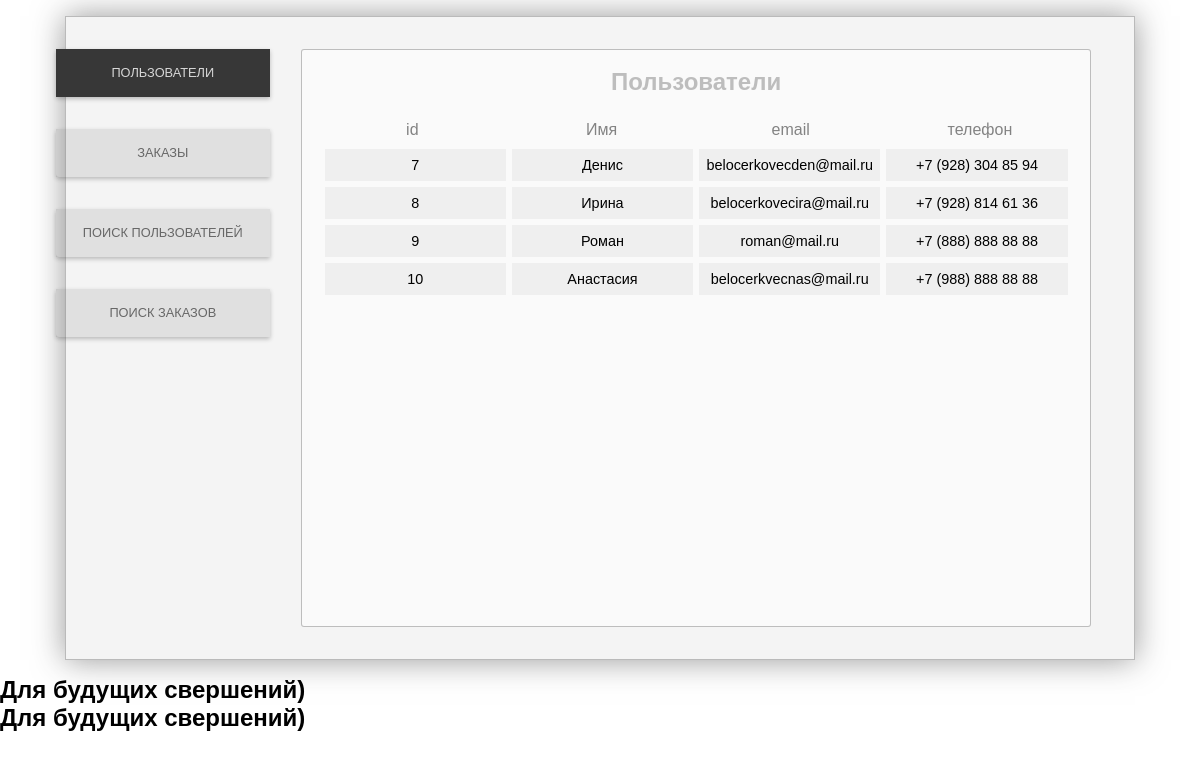
/graduation_projects/burgers/php/admin.php, run on an earlier commit of the app's database.
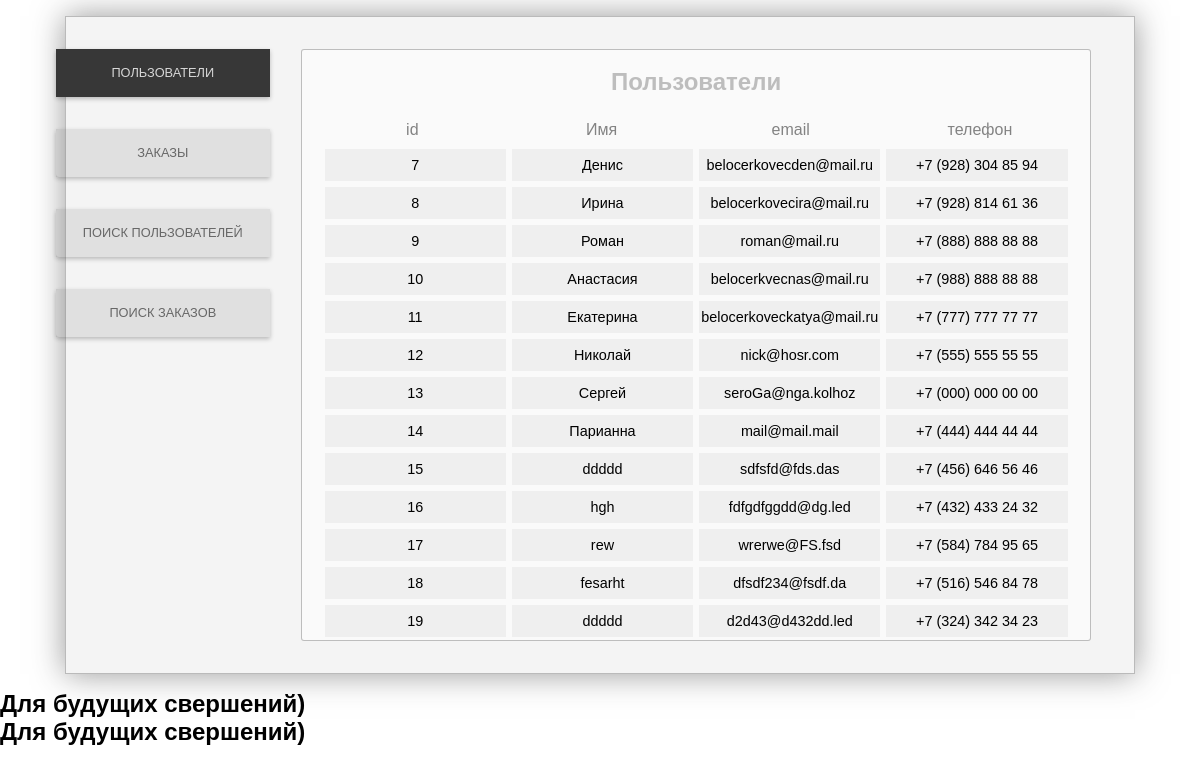
And on a later commit of the database.
### tables this page shows
CREATE TABLE IF NOT EXISTS `users` (
  `id` int(11) NOT NULL,
  `name` varchar(100) NOT NULL,
  `email` varchar(100) NOT NULL,
  `phone` varchar(30) NOT NULL
);

### graduation_projects/burgers/php/admin.php (the view, shortened to what this page needs)
<!doctype html>
<html lang="en">
<head>
    <link rel="stylesheet" href="css/style.css">
</head>
<body>
<div class="container">
    <nav class="menu">
        <ul>
            <li><a class="menu_color users" href="#"  id="active">пользователи</a>
            <li><a class="menu_color orders" href="#">заказы</a>
            <li><a class="menu_color search_users" href="#">поиск пользователей</a>
            <li><a class="menu_color search_orders" href="#">поиск заказов</a>
        </ul>
    </nav>
    <div class="wrap content">
        <?php
        $connection = mysqli_connect('localhost', 'root', '', 'burgers', 3306);
        mysqli_query($connection, 'SET NAMES "UTF-8"');
        $search_users = "SELECT * FROM users";
        $res_users = mysqli_query($connection, $search_users) or die('Ошибка поиска записи: ' . mysqli_error($connection));
        $res = mysqli_fetch_all($res_users);
        ?>
        <h2>Пользователи</h2>
        <div><span>id</span><span>Имя</span><span>email</span><span>телефон</span></div>
        <?php
        for ($i = 0; $i < count($res); $i++) {
            echo "<ul>";
            echo "<li>" . $res[$i][0] . "</li>";
            echo "<li>" . $res[$i][1] . "</li>";
            echo "<li>" . $res[$i][2] . "</li>";
            echo "<li>" . $res[$i][3] . "</li>";
            echo "</ul>";
        }
        ?>
    </div>
</div>
<div class="wrap content2"><h2>Для будущих свершений)</h2></div>
<div class="wrap content3"><h2>Для будущих свершений)</h2></div>
</body>
</html>

### graduation_projects/burgers/php/css/style.css (style rules this page uses)
* { margin: 0; padding: 0; font-family: arial, helvetica, sans-serif; transition: all .3s; box-sizing: border-box; }
html { font-size: 16px; }
.container { height: auto; min-height: 600px; max-width: 1200px; min-width: 1070px; width: 75%; border: 1px solid rgba(51, 51, 51, .3); display: block; margin: 1rem auto 0; background: rgba(51, 51, 51, .05); box-shadow: 0 0 30px rgba(51, 51, 51, .5); margin-bottom: 1rem; }
.menu { height: 200%; display: inline-block; width: 20%; float: left; }
.container .menu ul { float: left; }
.container nav ul { width: 100%; height: 100%; min-height: 600px; }
.container nav li { list-style: none; width: 100%; text-align: center; margin-top: 2rem; box-shadow: 0 2px 4px rgba(51, 51, 51, .3); margin-left: -10px; border-radius: 3px 0 0 3px; }
.container nav li a { display: inline-block; height: 3rem; line-height: 3rem; background: rgba(51, 51, 51, .1); width: 100%; text-decoration: none; color: rgba(51, 51, 51, .7); text-transform: uppercase; transition: background .3s; font-size: .8rem; }
.content { display: inline-block; height: 90%; width: 74%; min-height: 578px; min-width: 500px; border: 1px solid rgba(51, 51, 51, .3); border-radius: 3px; margin: 2rem 2%; text-align: center; background: rgba(255, 255, 255, .5); }
.content ul { margin: 0; padding: 0; }
.content h2 { color: rgba(51, 51, 51, .3); height: 4rem; line-height: 4rem; }
.content div span { width: 24%; color: rgba(51, 51, 51, .6); height: 2rem; line-height: 2rem; display: inline-block; }
.content ul li { width: 23%; height: 2rem; line-height: 2rem; list-style: none; display: inline-block; background: rgba(50, 50, 50, .05); margin: 3px; font-size: .9rem; }
#active { background: rgba(55, 55, 55, 1); color: rgba(255, 255, 255, .8); transition: background .3s; font-size: .8rem; }

What changed in the data, as far as the page shows it:
added users: id "11", name "Екатерина", email "belocerkoveckatya@mail.ru", phone "+7 (777) 777 77 77"
added users: id "12", name "Николай", email "nick@hosr.com", phone "+7 (555) 555 55 55"
added users: id "13", name "Сергей", email "seroGa@nga.kolhoz", phone "+7 (000) 000 00 00"
added users: id "14", name "Парианна", email "mail@mail.mail", phone "+7 (444) 444 44 44"
added users: id "15", name "ddddd", email "sdfsfd@fds.das", phone "+7 (456) 646 56 46"
added users: id "16", name "hgh", email "fdfgdfggdd@dg.led", phone "+7 (432) 433 24 32"
added users: id "17", name "rew", email "wrerwe@FS.fsd", phone "+7 (584) 784 95 65"
added users: id "18", name "fesarht", email "dfsdf234@fsdf.da", phone "+7 (516) 546 84 78"
added users: id "19", name "ddddd", email "d2d43@d432dd.led", phone "+7 (324) 342 34 23"
